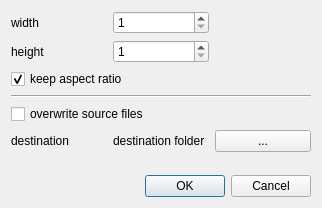
<?xml version="1.0" encoding="UTF-8"?>
<ui version="4.0">
 <class>Dialog</class>
 <widget class="QDialog" name="Dialog">
  <property name="geometry">
   <rect>
    <x>0</x>
    <y>0</y>
    <width>322</width>
    <height>208</height>
   </rect>
  </property>
  <property name="windowTitle">
   <string>Resize</string>
  </property>
  <layout class="QVBoxLayout" name="verticalLayout">
   <item>
    <layout class="QGridLayout" name="gridLayout">
     <item row="0" column="0">
      <widget class="QLabel" name="label">
       <property name="text">
        <string>width</string>
       </property>
      </widget>
     </item>
     <item row="1" column="0">
      <widget class="QLabel" name="label_2">
       <property name="text">
        <string>height</string>
       </property>
      </widget>
     </item>
     <item row="1" column="1">
      <widget class="QSpinBox" name="editHeight">
       <property name="minimum">
        <number>1</number>
       </property>
       <property name="maximum">
        <number>9999</number>
       </property>
      </widget>
     </item>
     <item row="0" column="1">
      <widget class="QSpinBox" name="editWidth">
       <property name="minimum">
        <number>1</number>
       </property>
       <property name="maximum">
        <number>9999</number>
       </property>
      </widget>
     </item>
     <item row="7" column="0">
      <widget class="QLabel" name="label_3">
       <property name="text">
        <string>destination</string>
       </property>
      </widget>
     </item>
     <item row="8" column="2">
      <spacer name="verticalSpacer">
       <property name="orientation">
        <enum>Qt::Vertical</enum>
       </property>
       <property name="sizeHint" stdset="0">
        <size>
         <width>20</width>
         <height>40</height>
        </size>
       </property>
      </spacer>
     </item>
     <item row="7" column="1">
      <widget class="QLabel" name="destination">
       <property name="enabled">
        <bool>true</bool>
       </property>
       <property name="text">
        <string>destination folder</string>
       </property>
      </widget>
     </item>
     <item row="7" column="2">
      <widget class="QPushButton" name="pushButton">
       <property name="enabled">
        <bool>true</bool>
       </property>
       <property name="sizePolicy">
        <sizepolicy hsizetype="Minimum" vsizetype="Fixed">
         <horstretch>0</horstretch>
         <verstretch>0</verstretch>
        </sizepolicy>
       </property>
       <property name="text">
        <string>...</string>
       </property>
      </widget>
     </item>
     <item row="3" column="0" colspan="3">
      <widget class="QCheckBox" name="checkKeepAspectRatio">
       <property name="toolTip">
        <string>Size of the output images won't be exactly as the provided width and height.</string>
       </property>
       <property name="text">
        <string>keep aspect ratio</string>
       </property>
       <property name="checked">
        <bool>true</bool>
       </property>
      </widget>
     </item>
     <item row="5" column="0" colspan="3">
      <widget class="QCheckBox" name="checkOverwrite">
       <property name="toolTip">
        <string>If checked input files will be overwritten (non-recoverably).</string>
       </property>
       <property name="text">
        <string>overwrite source files</string>
       </property>
       <property name="checked">
        <bool>false</bool>
       </property>
      </widget>
     </item>
     <item row="4" column="0" colspan="3">
      <widget class="Line" name="line">
       <property name="orientation">
        <enum>Qt::Horizontal</enum>
       </property>
      </widget>
     </item>
    </layout>
   </item>
   <item>
    <widget class="QDialogButtonBox" name="buttonBox">
     <property name="orientation">
      <enum>Qt::Horizontal</enum>
     </property>
     <property name="standardButtons">
      <set>QDialogButtonBox::Cancel|QDialogButtonBox::Ok</set>
     </property>
    </widget>
   </item>
  </layout>
 </widget>
 <tabstops>
  <tabstop>editWidth</tabstop>
  <tabstop>editHeight</tabstop>
  <tabstop>checkOverwrite</tabstop>
  <tabstop>pushButton</tabstop>
  <tabstop>buttonBox</tabstop>
 </tabstops>
 <resources/>
 <connections>
  <connection>
   <sender>buttonBox</sender>
   <signal>accepted()</signal>
   <receiver>Dialog</receiver>
   <slot>accept()</slot>
   <hints>
    <hint type="sourcelabel">
     <x>248</x>
     <y>254</y>
    </hint>
    <hint type="destinationlabel">
     <x>157</x>
     <y>274</y>
    </hint>
   </hints>
  </connection>
  <connection>
   <sender>buttonBox</sender>
   <signal>rejected()</signal>
   <receiver>Dialog</receiver>
   <slot>reject()</slot>
   <hints>
    <hint type="sourcelabel">
     <x>316</x>
     <y>260</y>
    </hint>
    <hint type="destinationlabel">
     <x>286</x>
     <y>274</y>
    </hint>
   </hints>
  </connection>
 </connections>
</ui>
